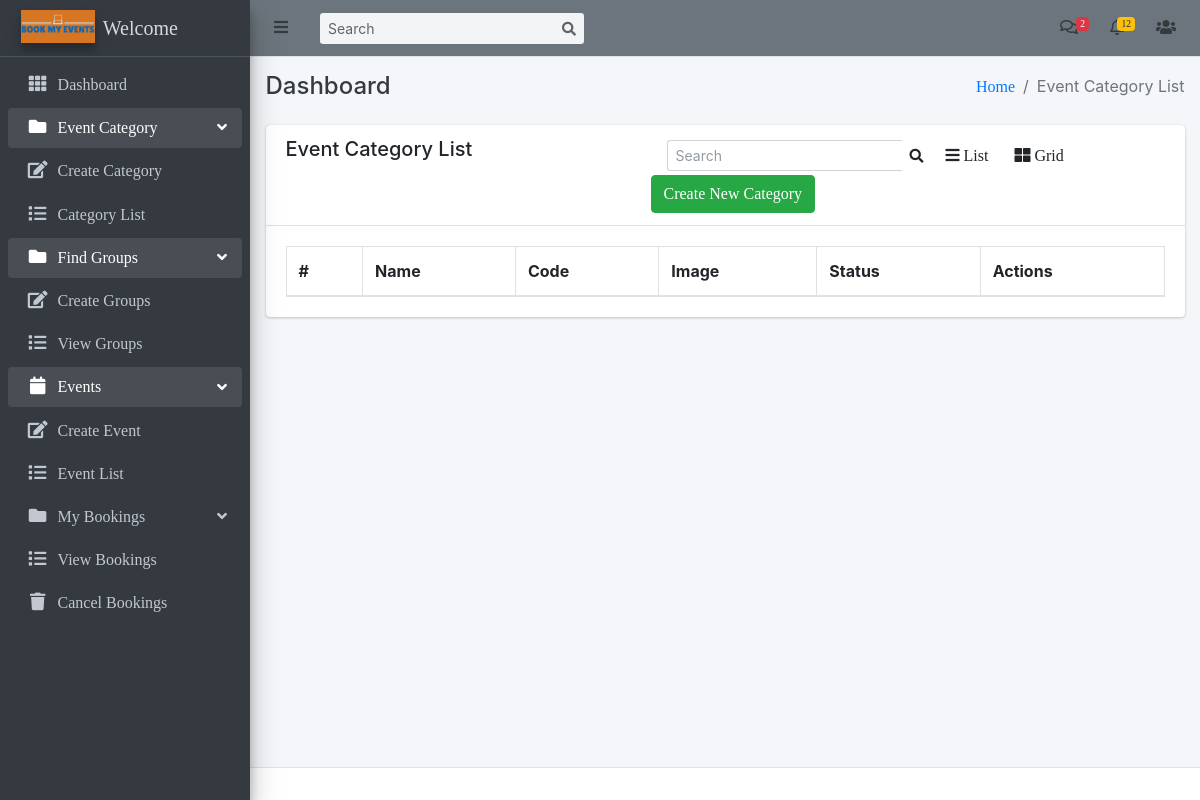
The app's page /events/category-list/ (signed in), older data.
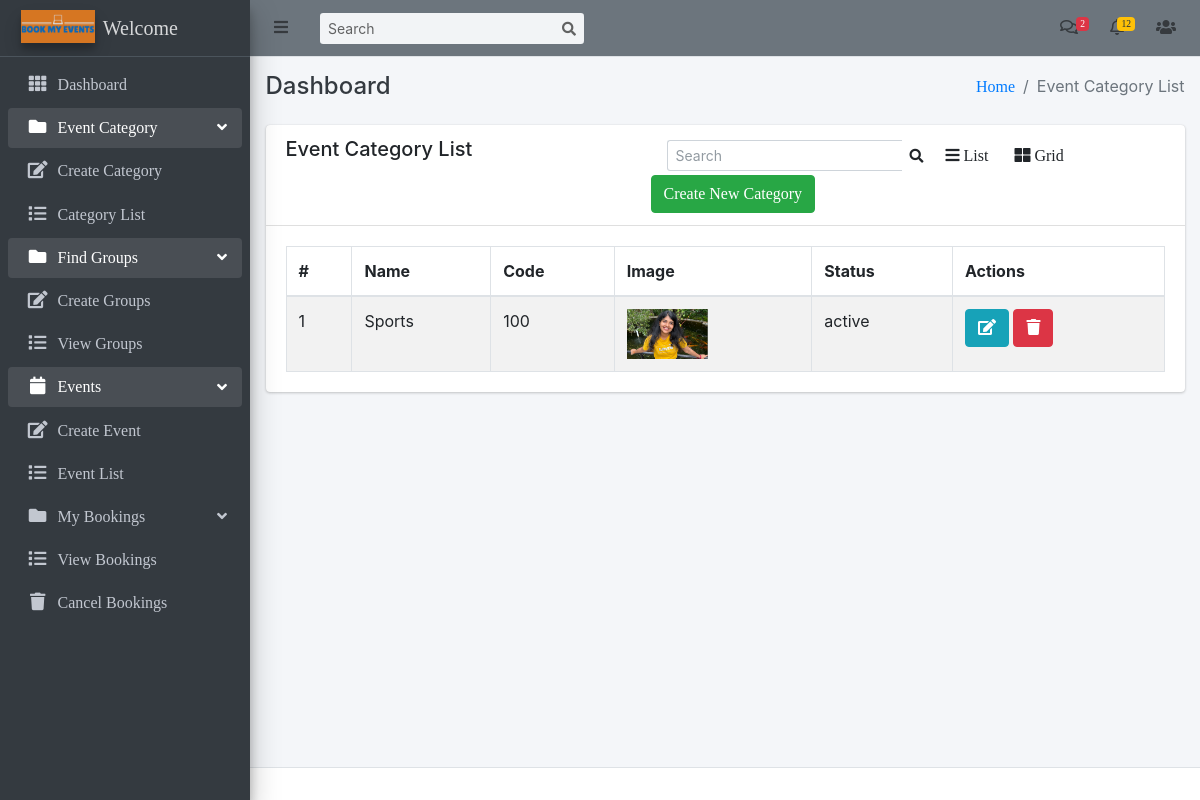
The same page, newer data.
### events/models.py (models this page shows, shortened)
class EventCategory(models.Model):
    name = models.CharField(max_length=255, unique=True)
    code = models.CharField(max_length=6, unique=True)
    image = models.ImageField(upload_to='event_category/')
    priority = models.IntegerField(unique=True)
    created_user = models.ForeignKey('auth.User', on_delete=models.CASCADE, related_name='created_user')
    updated_user = models.ForeignKey('auth.User', on_delete=models.CASCADE, related_name='updated_user')
    created_date = models.DateField(auto_now_add=True)
    updated_date = models.DateField(auto_now_add=True)
    status_choice = (
        ('disabled', 'Disabled'),
        ('active', 'Active'),
        ('deleted', 'Deleted'),
        ('blocked', 'Blocked'),
        ('completed', 'Completed'),
    )
    status = models.CharField(choices=status_choice, max_length=10)

### events/views.py (the view)
# urls.py: path('category-list/', EventCategoryListView.as_view(), name='event-category-list'),
class EventCategoryListView(LoginRequiredMixin, ListView):
    login_url = 'login'
    model = EventCategory
    template_name = 'events/event_category.html'
    context_object_name = 'event_category'

### templates/events/event_category.html (shortened to what this page needs)
{% extends 'base/base.html' %}
{% block breadcrumb %}Event Category List{% endblock breadcrumb %}
{% block content %}
    <div class="row">
        <div class="col-md-12">
            <div class="card">
                <div class="card-header">
                    <div class="row">
                        <div class="col-md-5">
                            <h5>Event Category List</h5>
                        </div>
                        <div class="col-md-7">
                            <div class="row">
                                <form class="form-inline ml-3" action="{% url 'search-event-category' %}" method="POST">
                                    <div class="input-group input-group-sm">
                                      <input class="form-control form-control-navbar" name="search" type="search" placeholder="Search" aria-label="Search">
                                      <div class="input-group-append">
                                        <button class="btn btn-navbar" type="submit">
                                          <i class="fas fa-search"></i>
                                        </button>
                                      </div>
                                    </div>
                                  </form>
                                <a class="btn" onclick="listView()"><i class="fa fa-bars"></i> List</a>
                                <a class="btn active" onclick="gridView()"><i class="fa fa-th-large"></i> Grid</a>
                                <a class="btn btn-success" href="{% url 'create-event-category' %}">Create New Category</a>
                            </div>
                        </div>
                    </div>
                </div>
                <div class="card-body">
                      <table class="table table-striped table-bordered datatable dataTable no-footer" id="DataTables_Table_0" role="grid" aria-describedby="DataTables_Table_0_info" style="border-collapse: collapse !important">
                        <thead>
                            <tr role="row">
                                <th>#</th>
                                <th>Name</th>
                                <th>Code</th>
                                <th class='ctg_image'>Image</th>
                                <th>Status</th>
                                <th>Actions</th>
                            </tr>
                        </thead>
                        <tbody>
                            {% for category in event_category %}
                              <tr>
                                  <td>{{ forloop.counter }}</td>
                                  <td>{{ category.name }}</td>
                                  <td>{{ category.code }}</td>
                                  <td class="ctg_image"><img class="ctg_image" src="{{ category.image.url }}" alt="Image" height="50px"></td>
                                  <td>{{ category.status }}</td>
                                  <td>
                                      <a class="btn btn-info" href="{% url 'edit-event-category' category.pk %}">
                                          <i class="fa fa-edit"></i>
                                      </a>
                                      <a class="btn btn-danger" href="{% url 'delete-event-category' category.pk %}">
                                          <i class="fa fa-trash"></i>
                                      </a>
                                  </td>
                              </tr>
                            {% endfor %}
                        </tbody>
                    </table>
                </div>
            </div>
        </div>
    </div>
{% endblock content %}

Row changes from the older to the newer data that the page shows:
added EventCategory: name "Sports", code "100", image (picture), status "active"
